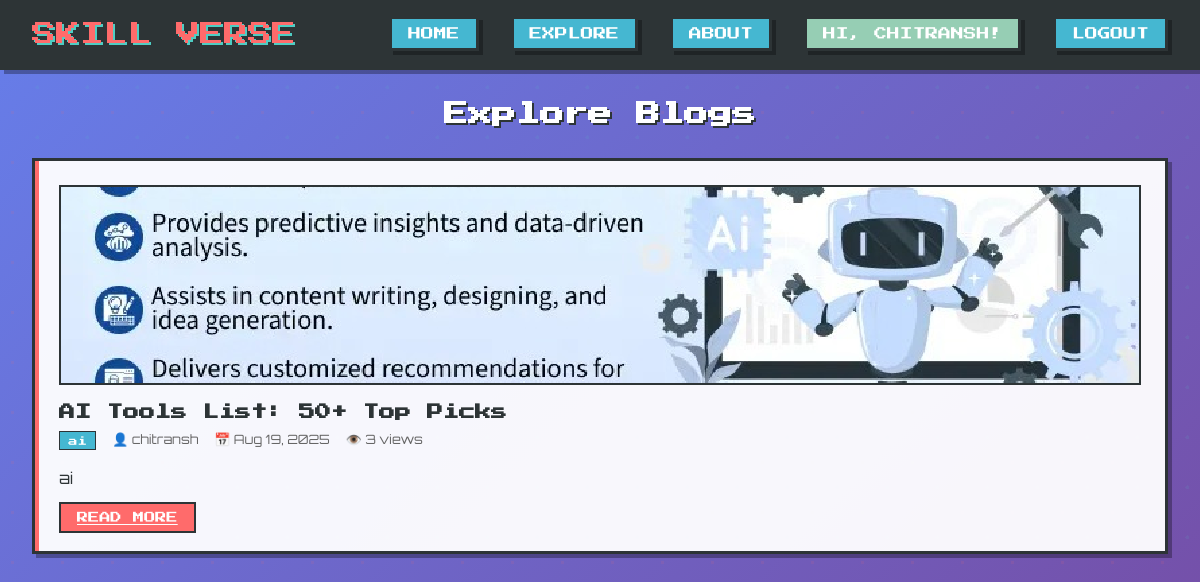
The page /home/explore/ (signed in) on the database its author committed.
### home/models.py (models this page shows, shortened)
class BlogPost(models.Model):
    title = models.CharField(max_length=200)
    category = models.CharField(max_length=50, blank=True)
    author = models.ForeignKey(User, on_delete=models.CASCADE)
    created_at = models.DateTimeField(auto_now_add=True)
    views = models.PositiveIntegerField(default=0)
    excerpt = models.TextField(max_length=300)
    content = models.TextField()
    featured_image = models.ImageField(upload_to="blog_images/", blank=True, null=True)

### home/views.py (the view)
# urls.py: path("explore/", views.explore, name="explore"),
def explore(request):
    posts = BlogPost.objects.all().order_by("-created_at")
    return render(request, "home/explore.html", {"posts": posts})

### home/templates/home/explore.html (shortened to what this page needs)
{% extends 'home/base.html' %}
{% load static %}
{% block content %}
<h2 class="section-title">Explore Blogs</h2>
<div class="posts-grid">
    {% for post in posts %}
    <article class="post-card">
        <div class="post-image">
            {% if post.featured_image %}
            <img src="{{ post.featured_image.url }}" alt="{{ post.title }}" style="width:100%;height:100%;object-fit:cover;">
            {% else %}
            📚 FEATURED IMAGE
            {% endif %}
        </div>
        <h3 class="post-title">{{ post.title }}</h3>
        <div class="post-meta">
            <span class="post-category">{{ post.category }}</span>
            <span>👤 {{ post.author.username }}</span>
            <span>📅 {{ post.created_at|date:"M d, Y" }}</span>
            <span>👁️ {{ post.views }} views</span>
        </div>
        <p class="post-excerpt">{{ post.excerpt }}</p>
        <a href="{% url 'home:read_post' post.id %}" class="read-more">READ MORE</a>
    </article>
    {% empty %}
    <div class="empty-state">
        <div class="empty-icon">📝</div>
        <h3 class="empty-title">No Posts Yet!</h3>
        <p class="empty-message">Check back soon for awesome content!</p>
    </div>
    {% endfor %}
</div>
{% endblock %}

### home/templates/home/base.html (shortened to what this page needs)
<!DOCTYPE html>
<html lang="en">
<head>
</head>
<body>
    <header class="header">
        <nav class="navbar">
            <div class="logo">SKILL VERSE</div>
<ul class="nav-menu">
    <li class="nav-item"><a href="{% url 'home:index' %}" style="text-decoration: none; color: #ffffff;">Home</a></li>
    <li class="nav-item"><a href="{% url 'home:explore' %}" style="text-decoration: none; color: #ffffff;">Explore</a></li>
    <li class="nav-item"><a href="{% url 'home:about' %}" style="text-decoration: none; color: #ffffff;">About</a></li>
    {% if user.is_authenticated %}
        <li class="nav-item" style="background: var(--success-color);">Hi, {{ user.username }}!</li>
        <li class="nav-item"><a href="{% url 'home:logout' %}" style="text-decoration: none; color: #ffffff;">Logout</a></li>
    {% else %}
        <li class="nav-item"><a href="{% url 'home:login' %}" style="text-decoration: none; color: #ffffff;">Login</a></li>
    {% endif %}
</ul>
        </nav>
    </header>
    <main class="main-content">
        {% block content %}
        {% endblock content %}
    </main>
</body>
</html>

### home/templates/home/base.html (style rules this page uses)
* { margin: 0; padding: 0; box-sizing: border-box; }
:root { --primary-color: #FF6B6B; --secondary-color: #4ECDC4; --accent-color: #45B7D1; --success-color: #96CEB4; --warning-color: #FFEAA7; --dark-bg: #2D3436; --light-bg: #DDD6FE; --text-dark: #2D3436; --text-light: #FFFFFF; --pixel-shadow: 4px 4px 0px rgba(0,0,0,0.3); --pixel-border: 3px solid #2D3436; }
body { font-family: 'Orbitron', monospace; background: linear-gradient(135deg, #667eea 0%, #764ba2 100%); min-height: 100vh; color: var(--text-dark); image-rendering: pixelated; image-rendering: -moz-crisp-edges; image-rendering: crisp-edges; }
body::before { content: ''; position: fixed; top: 0; left: 0; width: 100%; height: 100%; background-image: radial-gradient(circle at 25% 25%, #FF6B6B 2px, transparent 2px), radial-gradient(circle at 75% 75%, #4ECDC4 2px, transparent 2px); background-size: 50px 50px; opacity: 0.1; animation: float 20s ease-in-out infinite; z-index: -1; }
.header { background: var(--dark-bg); border-bottom: var(--pixel-border); box-shadow: var(--pixel-shadow); position: sticky; top: 0; z-index: 100; }
.navbar { max-width: 1200px; margin: 0 auto; padding: 1rem 2rem; display: flex; justify-content: space-between; align-items: center; }
.logo { font-family: 'Press Start 2P', monospace; font-size: 1.5rem; color: var(--primary-color); text-shadow: 2px 2px 0px var(--secondary-color); animation: glow 2s ease-in-out infinite alternate; }
.nav-menu { display: flex; list-style: none; gap: 2rem; }
.nav-item { font-family: 'Press Start 2P', monospace; font-size: 0.8rem; color: var(--text-light); text-transform: uppercase; padding: 0.5rem 1rem; background: var(--accent-color); border: var(--pixel-border); box-shadow: var(--pixel-shadow); cursor: pointer; transition: all 0.2s ease; position: relative; overflow: hidden; }
.nav-item::before { content: ''; position: absolute; top: 0; left: -100%; width: 100%; height: 100%; background: linear-gradient(90deg, transparent, rgba(255,255,255,0.4), transparent); transition: left 0.5s; }
.main-content { max-width: 1200px; margin: 0 auto; padding: 2rem; }
.section-title { font-family: 'Press Start 2P', monospace; font-size: 1.5rem; color: var(--text-light); text-align: center; margin-bottom: 2rem; text-shadow: 2px 2px 0px var(--dark-bg); }
.post-card { background: rgba(255, 255, 255, 0.95); border: var(--pixel-border); box-shadow: var(--pixel-shadow); padding: 1.5rem; transition: all 0.3s ease; position: relative; overflow: hidden; }
.post-card::before { content: ''; position: absolute; top: 0; left: 0; width: 4px; height: 100%; background: var(--primary-color); }
.post-image { width: 100%; height: 200px; background: linear-gradient(45deg, var(--secondary-color), var(--accent-color)); border: 2px solid var(--dark-bg); margin-bottom: 1rem; display: flex; align-items: center; justify-content: center; font-family: 'Press Start 2P', monospace; font-size: 0.8rem; color: var(--text-light); text-shadow: 1px 1px 0px var(--dark-bg); }
.post-title { font-family: 'Press Start 2P', monospace; font-size: 1rem; color: var(--dark-bg); margin-bottom: 0.5rem; line-height: 1.4; }
.post-meta { display: flex; gap: 1rem; margin-bottom: 1rem; font-size: 0.8rem; color: #666; flex-wrap: wrap; }
.post-category { background: var(--accent-color); color: white; padding: 0.2rem 0.5rem; font-family: 'Press Start 2P', monospace; font-size: 0.6rem; border: 1px solid var(--dark-bg); }
.post-excerpt { color: var(--text-dark); line-height: 1.6; margin-bottom: 1rem; }
.read-more { background: var(--primary-color); color: white; border: 2px solid var(--dark-bg); padding: 0.5rem 1rem; font-family: 'Press Start 2P', monospace; font-size: 0.7rem; cursor: pointer; transition: all 0.2s ease; }

### rows shown on the page
BlogPost: featured_image (picture), title "AI Tools List: 50+ Top Picks", category "ai", author.username "chitransh", created_at "Aug 19, 2025", views "3", excerpt "ai"

### other values the page prints
{{ user.username }} "CHITRANSH"
